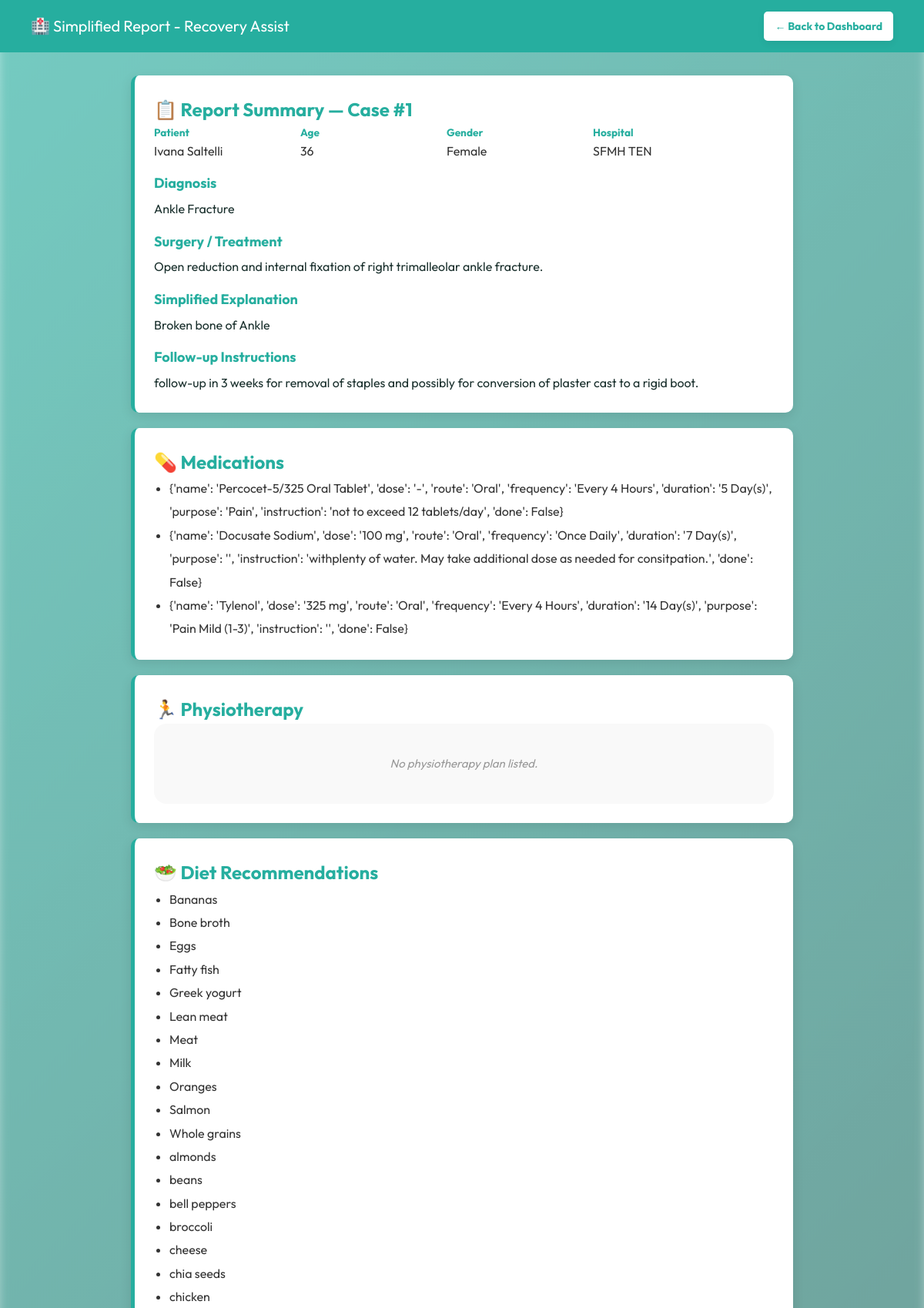
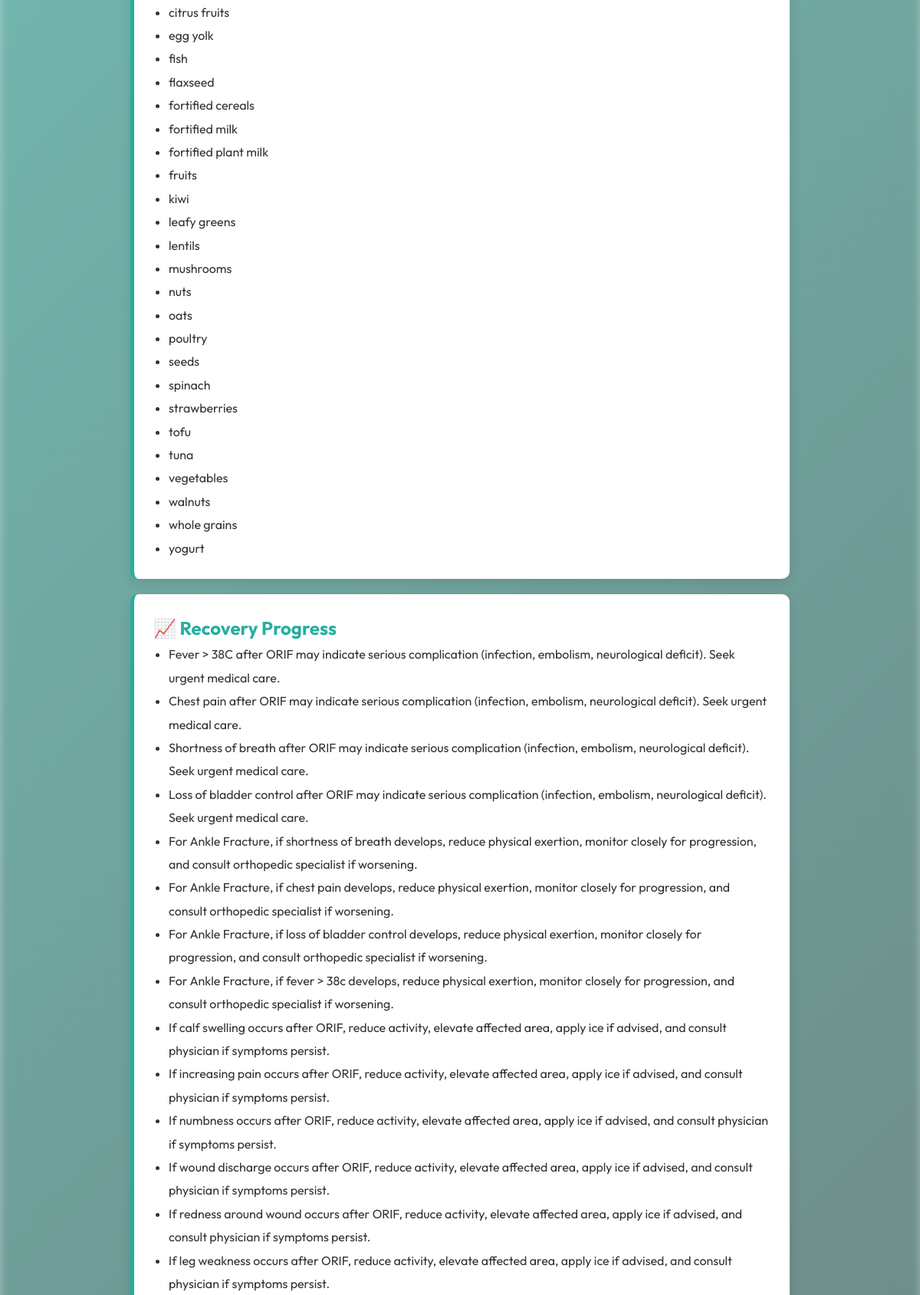
The page /simplified_report/1 (signed in, upper part) on the database its author committed (2 pictures, top to bottom).
### tables this page shows
CREATE TABLE patient_cases (id INTEGER PRIMARY KEY AUTOINCREMENT, patient_id INTEGER, patient_name TEXT, age INTEGER, gender TEXT, diagnosis TEXT, surgery TEXT, hospital TEXT, doctor TEXT, doctor_id INTEGER, simplified_report TEXT, medications TEXT, physiotherapy TEXT, diet TEXT, recovery_progress TEXT, followup TEXT, file_path TEXT, upload_date TIMESTAMP, doctor_recommendations TEXT, recovery_tips TEXT, FOREIGN KEY(patient_id) REFERENCES patients(id), FOREIGN KEY(doctor_id) REFERENCES doctors(id));

### app.py (the view)
@app.route("/simplified_report/<int:case_id>")
def simplified_report(case_id):
    if 'patient_id' not in session:
        return redirect(url_for('login'))
    conn = sqlite3.connect("medcare.db")
    try:
        cursor = conn.cursor()
        cursor.execute("SELECT * FROM patient_cases WHERE id = ? AND patient_id = ?", (case_id, session['patient_id']))
        row = cursor.fetchone()
    finally:
        conn.close()
    if not row:
        return "Case not found", 404
    patient = {
        'id': row[0],
        'patient_name': row[2],
        'age': row[3],
        'gender': row[4],
        'diagnosis': row[5],
        'surgery': row[6],
        'hospital': row[7],
        'doctor': row[8],
        'simplified_report': row[10],
        'medications': safe_json_parse(row[11]),
        'physiotherapy': safe_json_parse(row[12]),
        'diet': safe_json_parse(row[13]),
        'recovery_progress': parse_recovery(row[14]),
        'followup': row[15],
        'upload_date': row[17],
    }
    patient['med_schedule'] = generate_medication_schedule(patient['medications'])
    patient['diet_chart'] = generate_diet_chart(patient['diet'])
    patient['progress_plan'] = generate_progress_plan(patient['diagnosis'], patient['surgery'])
    return render_template("simplified_report.html", patient=patient, case_id=case_id)

### app.py (called while the page is built)
def safe_json_parse(value, default=None):
    try:
        if value and isinstance(value, str) and value.strip():
            return json.loads(value)
        return default if default is not None else []
    except (json.JSONDecodeError, TypeError):
        return default if default is not None else []

def parse_recovery(value):
    data = safe_json_parse(value, {})
    if isinstance(data, list):
        return group_recovery_tips(data)
    return data

### templates/simplified_report.html (shortened to what this page needs)
<!DOCTYPE html>
<html lang="en">
<head>
    <link rel="stylesheet" href="{{ url_for('static', filename='main.css') }}">
</head>
<body>
<header>
    <span>🏥 Simplified Report - Recovery Assist</span>
    <a href="{{ url_for('patient_dashboard') }}" class="back-btn">← Back to Dashboard</a>
</header>
<div class="container">
    <div class="card">
        <h2>📋 Report Summary — Case #{{ case_id }}</h2>
        <div class="info-row">
            <div class="info-item">
                <div class="info-label">Patient</div>
                <div class="info-value">{{ patient.patient_name }}</div>
            </div>
            <div class="info-item">
                <div class="info-label">Age</div>
                <div class="info-value">{{ patient.age }}</div>
            </div>
            <div class="info-item">
                <div class="info-label">Gender</div>
                <div class="info-value">{{ patient.gender }}</div>
            </div>
            <div class="info-item">
                <div class="info-label">Hospital</div>
                <div class="info-value">{{ patient.hospital or 'N/A' }}</div>
            </div>
        </div>
        <div class="section-title">Diagnosis</div>
        <p>{{ patient.diagnosis or 'Not detected' }}</p>
        <div class="section-title">Surgery / Treatment</div>
        <p>{{ patient.surgery or 'N/A' }}</p>
        <div class="section-title">Simplified Explanation</div>
        <p>{{ patient.simplified_report or 'No explanation available.' }}</p>
        <div class="section-title">Follow-up Instructions</div>
        <p>{{ patient.followup or 'No follow-up instructions.' }}</p>
    </div>
    <div class="card">
        <h2>💊 Medications</h2>
        {% if patient.medications %}
        <ul>{% for m in patient.medications %}<li>{{ m }}</li>{% endfor %}</ul>
        {% else %}<p class="no-data">No medications listed.</p>{% endif %}
    </div>
    <div class="card">
        <h2>🏃 Physiotherapy</h2>
        {% if patient.physiotherapy %}
        <ul>{% for p in patient.physiotherapy %}<li>{{ p }}</li>{% endfor %}</ul>
        {% else %}<p class="no-data">No physiotherapy plan listed.</p>{% endif %}
    </div>
    <div class="card">
        <h2>🥗 Diet Recommendations</h2>
        {% if patient.diet %}
        <ul>{% for d in patient.diet %}<li>{{ d }}</li>{% endfor %}</ul>
        {% else %}<p class="no-data">No diet recommendations listed.</p>{% endif %}
    </div>
    <div class="card">
        <h2>📈 Recovery Progress</h2>
        {% if patient.recovery_progress and patient.recovery_progress is mapping %}
        <ul>
            {% for cat in ['emergency', 'warning', 'activity', 'general'] %}
                {% for r in patient.recovery_progress.get(cat, []) %}
                <li>{{ r }}</li>
                {% endfor %}
            {% endfor %}
        </ul>
        {% elif patient.recovery_progress %}
        <ul>{% for r in patient.recovery_progress %}<li>{{ r }}</li>{% endfor %}</ul>
        {% else %}<p class="no-data">No recovery timeline available.</p>{% endif %}
    </div>
</div>
</body>
</html>

### static/main.css (style rules this page uses)
:root { --primary-color: #26AE9F; --primary-light: #B8E5DB; --primary-dark: #538F86; --secondary-bg: #B2D3CC; --light-bg: #DDDEDC; --main-bg: #ffffff; --dark-text: #1A302D; --muted-text: #538F86; --success-color: #81C784; --error-color: #E57373; --radius-sm: 12px; --radius-md: 24px; --radius-lg: 40px; --radius-pill: 50px; --shadow-soft: 0 8px 24px rgba(38, 174, 159, 0.15); --shadow-hover: 0 12px 32px rgba(38, 174, 159, 0.25); --transition: all 0.3s cubic-bezier(0.25, 0.8, 0.25, 1); }
* { margin: 0; padding: 0; box-sizing: border-box; }
html { scroll-behavior: smooth; }
body { font-family: 'Outfit', sans-serif; color: var(--dark-text); background-color: var(--main-bg); line-height: 1.6; }
header { background: var(--main-bg); color: var(--dark-text); padding: 1.2rem 3rem; position: sticky; top: 0; z-index: 1000; display: flex; justify-content: space-between; align-items: center; max-width: 1400px; margin: 0 auto; width: 100%; }
:root { --sidebar-w: 260px; }
.back-btn { background: white; color: var(--primary-color); padding: 12px 24px; border: none; border-radius: 20px; cursor: pointer; font-weight: bold; font-family: 'Outfit', sans-serif; box-shadow: 0 4px 10px rgba(0,0,0,0.05); transition: 0.3s; text-decoration: none; font-size: 14px; }
.card { background: white; border-radius: 24px; padding: 30px; box-shadow: 0 8px 24px rgba(0,0,0,0.03); }
.section-title { color: var(--primary-dark); font-size: 18px; font-weight: 600; margin: 0 0 20px 0; }
ul { line-height: 1.8; padding-left: 20px; color: #555; }
.no-data { text-align: center; padding: 40px; color: #999; background: #f9f9f9; border-radius: 16px; font-size: 15px; }

### templates/simplified_report.html (style rules this page uses)
body { background: linear-gradient(135deg, rgba(38, 174, 159, 0.4) 0%, rgba(26, 48, 45, 0.4) 100%), url('https://plus.unsplash.com/premium_photo-1681995460558-738a8856313c?q=80&w=1170&auto=format&fit=crop&ixlib=rb-4.1.0&ixid=M3wxMjA3fDB8MHxwaG90by1wYWdlfHx8fGVufDB8fHx8fA%3D%3D'); background-size: cover; background-position: center; background-attachment: fixed; font-family: 'Outfit', sans-serif; position: relative; }
body::before { content: ''; position: fixed; top: 0; left: 0; right: 0; bottom: 0; background: linear-gradient(135deg, rgba(38, 174, 159, 0.4) 0%, rgba(26, 48, 45, 0.4) 100%), url('https://plus.unsplash.com/premium_photo-1681995460558-738a8856313c?q=80&w=1170&auto=format&fit=crop&ixlib=rb-4.1.0&ixid=M3wxMjA3fDB8MHxwaG90by1wYWdlfHx8fGVufDB8fHx8fA%3D%3D'); background-size: cover; background-position: center; background-attachment: fixed; filter: blur(6px); z-index: -1; }
header { background: var(--primary-color); color: white; padding: 15px 40px; font-size: 20px; display: flex; justify-content: space-between; align-items: center; }
.back-btn { background: white; color: var(--primary-color); padding: 8px 14px; border: none; border-radius: 5px; cursor: pointer; font-weight: bold; text-decoration: none; }
.container { max-width: 900px; margin: 30px auto; padding: 0 20px; }
.card { background: white; border-radius: 10px; box-shadow: 0 5px 15px rgba(0,0,0,0.1); padding: 25px; margin-bottom: 20px; border-left: 5px solid var(--primary-color); }
.card h2 { color: var(--primary-color); margin-top: 0; }
.section-title { color: var(--primary-color); font-weight: bold; margin: 15px 0 6px; }
ul { line-height: 1.9; padding-left: 20px; }
ul li { color: #333; }
.no-data { color: #999; font-style: italic; }
.info-row { display: flex; gap: 40px; flex-wrap: wrap; margin-bottom: 10px; }
.info-item { min-width: 150px; }
.info-label { font-weight: bold; color: var(--primary-color); font-size: 0.85rem; }
.info-value { color: #333; }

### rows shown on the page
patient_cases: patient_name "Ivana Saltelli", age "36", gender "Female", hospital "SFMH TEN", diagnosis "Ankle Fracture", surgery "Open reduction and internal fixation of right trimalleolar ankle fracture.", simplified_report "Broken bone of Ankle", followup "follow-up in 3 weeks for removal of staples and possibly for conversion of plaster cast to a rigid boot."

### other values the page prints
{{ case_id }} "1"
{{ m }} "{'name': 'Tylenol', 'dose': '325 mg', 'route': 'Oral', 'frequency': 'Every 4 Hours', 'duration': '14 Day(s)', 'purpose': 'Pain Mild (1-3)', 'instruction': '', 'done': False}"
{{ d }} "Bananas" "Bone broth" "Eggs" "Fatty fish" "Greek yogurt" "Lean meat" "Meat" "Milk" "Oranges" "Salmon" "Whole grains" "almonds" "beans" "bell peppers" "broccoli" "cheese" "chia seeds" "chicken" "citrus fruits" "egg yolk" "fish" "flaxseed" "fortified cereals" "fortified milk" "fortified plant milk" "fruits" "kiwi" "leafy greens" "lentils" "mushrooms" "nuts" "oats" "poultry" "seeds" "spinach" "strawberries" "tofu" "tuna" "vegetables" "walnuts" "whole grains" "yogurt"
{{ r }} "Fever > 38C after ORIF may indicate serious complication (infection, embolism, neurological deficit). Seek urgent medical care." "Chest pain after ORIF may indicate serious complication (infection, embolism, neurological deficit). Seek urgent medical care." "Shortness of breath after ORIF may indicate serious complication (infection, embolism, neurological deficit). Seek urgent medical care." "Loss of bladder control after ORIF may indicate serious complication (infection, embolism, neurological deficit). Seek urgent medical care." "For Ankle Fracture, if shortness of breath develops, reduce physical exertion, monitor closely for progression, and consult orthopedic specialist if worsening." "For Ankle Fracture, if chest pain develops, reduce physical exertion, monitor closely for progression, and consult orthopedic specialist if worsening." "For Ankle Fracture, if loss of bladder control develops, reduce physical exertion, monitor closely for progression, and consult orthopedic specialist if worsening." "For Ankle Fracture, if fever > 38c develops, reduce physical exertion, monitor closely for progression, and consult orthopedic specialist if worsening." "If calf swelling occurs after ORIF, reduce activity, elevate affected area, apply ice if advised, and consult physician if symptoms persist." "If increasing pain occurs after ORIF, reduce activity, elevate affected area, apply ice if advised, and consult physician if symptoms persist." "If numbness occurs after ORIF, reduce activity, elevate affected area, apply ice if advised, and consult physician if symptoms persist." "If wound discharge occurs after ORIF, reduce activity, elevate affected area, apply ice if advised, and consult physician if symptoms persist." "If redness around wound occurs after ORIF, reduce activity, elevate affected area, apply ice if advised, and consult physician if symptoms persist." "If leg weakness occurs after ORIF, reduce activity, elevate affected area, apply ice if advised, and consult physician if symptoms persist."
